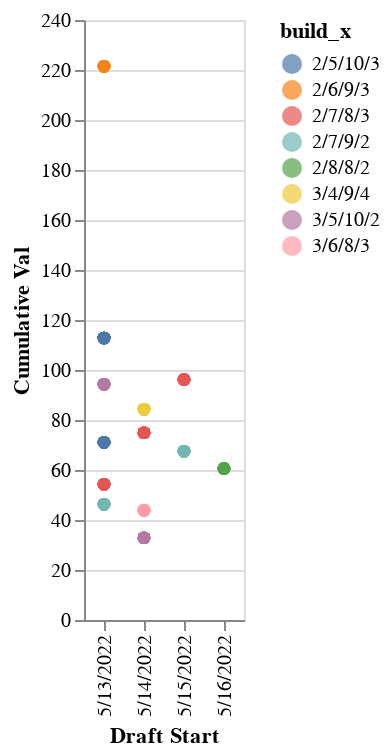

Here is the notebook cell this chart was saved with:
### Code cell
#Team Build by draft date, with cumulative ADP value

alt.Chart(df1).mark_circle(size=40).encode(
    x='Draft Start',
    y='Cumulative Val',
    color='build_x',
    tooltip=['Draft Start','Team', 'Strategy', 'Elite Onesie', 'build_x', 'Cumulative Val']
).interactive()

### Figure 1 — Vega-Lite specification as saved in the notebook (floating-point values rounded to 4 significant figures; data arrays with more than 128 entries replaced by an {"elided": "..."} marker saying what was removed)
{"config": {"view": {"continuousWidth": 400, "continuousHeight": 300}}, "data": {"name": "data-a13933d6c873d3880437b9d54f876eaa"}, "mark": {"type": "circle", "size": 40}, "encoding": {"color": {"field": "build_x", "type": "nominal"}, "tooltip": [{"field": "Draft Start", "type": "nominal"}, {"field": "Team", "type": "quantitative"}, {"field": "Strategy", "type": "nominal"}, {"field": "Elite Onesie", "type": "nominal"}, {"field": "build_x", "type": "nominal"}, {"field": "Cumulative Val", "type": "quantitative"}], "x": {"field": "Draft Start", "type": "nominal"}, "y": {"field": "Cumulative Val", "type": "quantitative"}}, "selection": {"selector002": {"type": "interval", "bind": "scales", "encodings": ["x", "y"]}}, "$schema": "https://vega.github.io/schema/vega-lite/v4.17.0.json", "datasets": {"data-a13933d6c873d3880437b9d54f876eaa": {"elided": "260 records"}}}
